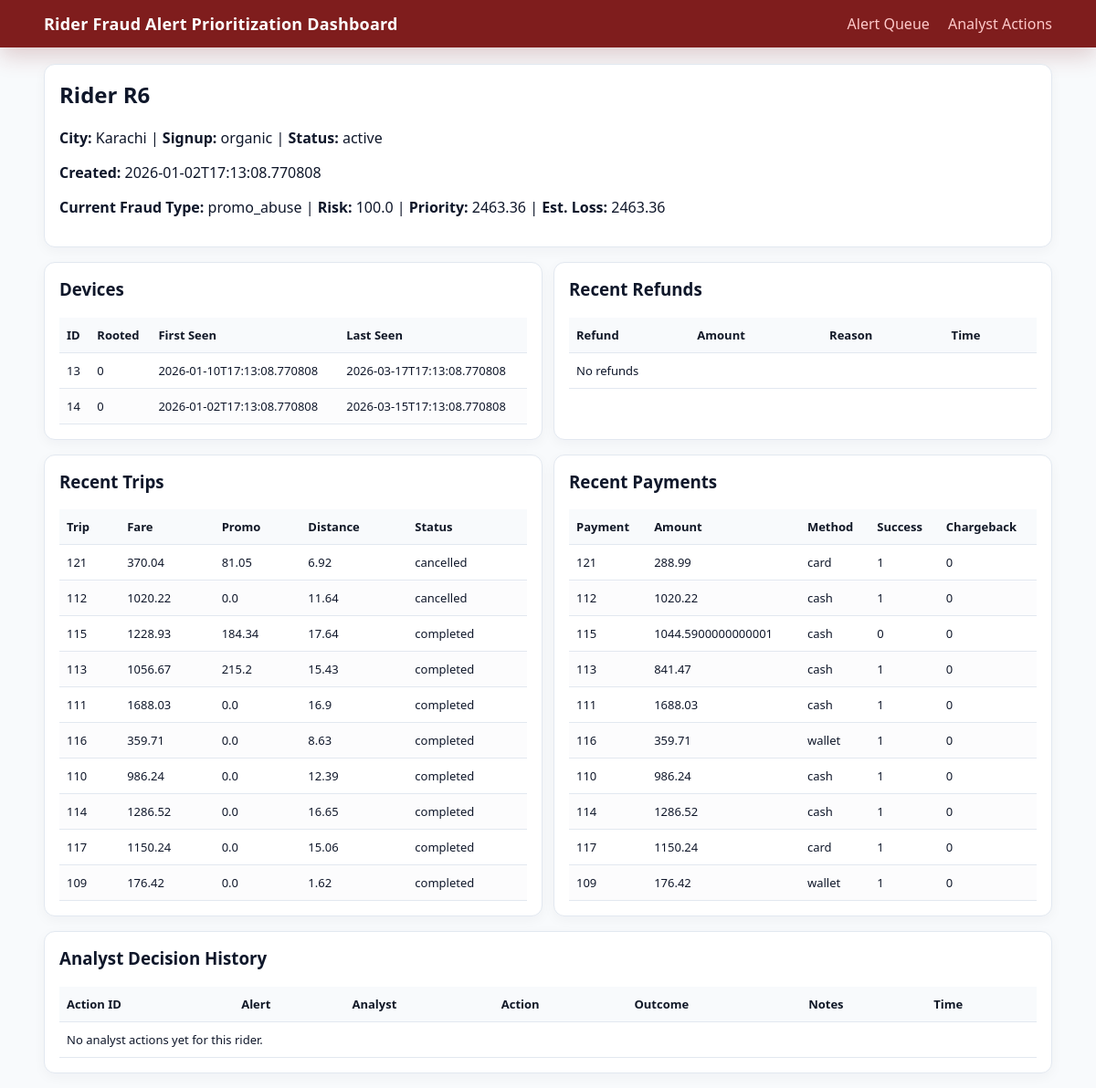
The app's page /rider/6 with its own data.
### tables this page shows
CREATE TABLE riders (
    rider_id INTEGER PRIMARY KEY,
    created_at TEXT NOT NULL,
    city TEXT NOT NULL,
    signup_channel TEXT NOT NULL,
    status TEXT NOT NULL
);

CREATE TABLE alerts (
    alert_id INTEGER PRIMARY KEY AUTOINCREMENT,
    rider_id INTEGER NOT NULL,
    fraud_type TEXT NOT NULL,
    risk_score REAL NOT NULL,
    estimated_loss REAL NOT NULL,
    priority_score REAL NOT NULL,
    created_ts TEXT NOT NULL,
    status TEXT NOT NULL,
    FOREIGN KEY (rider_id) REFERENCES riders(rider_id)
);

CREATE TABLE devices (
    device_id INTEGER PRIMARY KEY AUTOINCREMENT,
    rider_id INTEGER NOT NULL,
    first_seen_ts TEXT NOT NULL,
    last_seen_ts TEXT NOT NULL,
    rooted_flag INTEGER NOT NULL DEFAULT 0,
    FOREIGN KEY (rider_id) REFERENCES riders(rider_id)
);

CREATE TABLE trips (
    trip_id INTEGER PRIMARY KEY,
    rider_id INTEGER NOT NULL,
    driver_id INTEGER NOT NULL,
    fare REAL NOT NULL,
    promo_amount REAL NOT NULL DEFAULT 0,
    distance_km REAL NOT NULL,
    start_ts TEXT NOT NULL,
    end_ts TEXT NOT NULL,
    status TEXT NOT NULL,
    FOREIGN KEY (rider_id) REFERENCES riders(rider_id)
);

CREATE TABLE payments (
    payment_id INTEGER PRIMARY KEY,
    rider_id INTEGER NOT NULL,
    trip_id INTEGER NOT NULL,
    amount REAL NOT NULL,
    method TEXT NOT NULL,
    success INTEGER NOT NULL,
    chargeback_flag INTEGER NOT NULL DEFAULT 0,
    ts TEXT NOT NULL,
    FOREIGN KEY (rider_id) REFERENCES riders(rider_id),
    FOREIGN KEY (trip_id) REFERENCES trips(trip_id)
);

### app.py (the view)
@app.route("/rider/<int:rider_id>")
def rider_detail(rider_id):
    conn = get_connection()
    rider = conn.execute("SELECT * FROM riders WHERE rider_id = ?", (rider_id,)).fetchone()
    if rider is None:
        conn.close()
        return redirect(url_for("queue"))
    risk_snapshot = conn.execute(
        """
        SELECT fraud_type, risk_score, estimated_loss, priority_score, status, created_ts
        FROM alerts
        WHERE rider_id = ?
        ORDER BY created_ts DESC
        LIMIT 1
        """,
        (rider_id,),
    ).fetchone()
    trips = conn.execute(
        """
        SELECT trip_id, fare, promo_amount, distance_km, start_ts, status
        FROM trips
        WHERE rider_id = ?
        ORDER BY start_ts DESC
        LIMIT 10
        """,
        (rider_id,),
    ).fetchall()
    payments = conn.execute(
        """
        SELECT payment_id, amount, method, success, chargeback_flag, ts
        FROM payments
        WHERE rider_id = ?
        ORDER BY ts DESC
        LIMIT 10
        """,
        (rider_id,),
    ).fetchall()
    refunds = conn.execute(
        """
        SELECT refund_id, amount, reason, ts
        FROM refunds
        WHERE rider_id = ?
        ORDER BY ts DESC
        LIMIT 10
        """,
        (rider_id,),
    ).fetchall()
    devices = conn.execute(
        """
        SELECT device_id, rooted_flag, first_seen_ts, last_seen_ts
        FROM devices
        WHERE rider_id = ?
        ORDER BY last_seen_ts DESC
        """,
        (rider_id,),
    ).fetchall()
    actions = conn.execute(
        """
        SELECT aa.action_id, aa.alert_id, aa.analyst_id, aa.action, aa.outcome_label, aa.notes, aa.action_ts
        FROM analyst_actions aa
        LEFT JOIN alerts a ON a.alert_id = aa.alert_id
        WHERE a.rider_id = ?
        ORDER BY aa.action_ts DESC
        LIMIT 20
        """,
        (rider_id,),
    ).fetchall()
    conn.close()
    return render_template(
        "rider_detail.html",
        rider=rider,
        risk_snapshot=risk_snapshot,
        trips=trips,
        payments=payments,
        refunds=refunds,
        devices=devices,
        actions=actions,
    )

### app.py (called while the page is built)
def get_connection():
    conn = sqlite3.connect(DB_PATH)
    conn.row_factory = sqlite3.Row
    return conn

### templates/rider_detail.html
{% extends "base.html" %}
{% block content %}
<section class="card">
    <h2>Rider R{{ rider.rider_id }}</h2>
    <p><strong>City:</strong> {{ rider.city }} | <strong>Signup:</strong> {{ rider.signup_channel }} | <strong>Status:</strong> {{ rider.status }}</p>
    <p><strong>Created:</strong> {{ rider.created_at }}</p>
    {% if risk_snapshot %}
    <p>
        <strong>Current Fraud Type:</strong> {{ risk_snapshot.fraud_type }} |
        <strong>Risk:</strong> {{ risk_snapshot.risk_score }} |
        <strong>Priority:</strong> {{ risk_snapshot.priority_score }} |
        <strong>Est. Loss:</strong> {{ risk_snapshot.estimated_loss }}
    </p>
    {% else %}
    <p>No current alert snapshot for this rider.</p>
    {% endif %}
</section>
<section class="grid-2">
    <article class="card">
        <h3>Devices</h3>
        <table>
            <thead>
                <tr><th>ID</th><th>Rooted</th><th>First Seen</th><th>Last Seen</th></tr>
            </thead>
            <tbody>
                {% for d in devices %}
                <tr>
                    <td>{{ d.device_id }}</td>
                    <td>{{ d.rooted_flag }}</td>
                    <td>{{ d.first_seen_ts }}</td>
                    <td>{{ d.last_seen_ts }}</td>
                </tr>
                {% else %}
                <tr><td colspan="4">No devices</td></tr>
                {% endfor %}
            </tbody>
        </table>
    </article>
    <article class="card">
        <h3>Recent Refunds</h3>
        <table>
            <thead>
                <tr><th>Refund</th><th>Amount</th><th>Reason</th><th>Time</th></tr>
            </thead>
            <tbody>
                {% for r in refunds %}
                <tr>
                    <td>{{ r.refund_id }}</td>
                    <td>{{ r.amount }}</td>
                    <td>{{ r.reason }}</td>
                    <td>{{ r.ts }}</td>
                </tr>
                {% else %}
                <tr><td colspan="4">No refunds</td></tr>
                {% endfor %}
            </tbody>
        </table>
    </article>
</section>
<section class="grid-2">
    <article class="card">
        <h3>Recent Trips</h3>
        <table>
            <thead>
                <tr><th>Trip</th><th>Fare</th><th>Promo</th><th>Distance</th><th>Status</th></tr>
            </thead>
            <tbody>
                {% for t in trips %}
                <tr>
                    <td>{{ t.trip_id }}</td>
                    <td>{{ t.fare }}</td>
                    <td>{{ t.promo_amount }}</td>
                    <td>{{ t.distance_km }}</td>
                    <td>{{ t.status }}</td>
                </tr>
                {% else %}
                <tr><td colspan="5">No trips</td></tr>
                {% endfor %}
            </tbody>
        </table>
    </article>
    <article class="card">
        <h3>Recent Payments</h3>
        <table>
            <thead>
                <tr><th>Payment</th><th>Amount</th><th>Method</th><th>Success</th><th>Chargeback</th></tr>
            </thead>
            <tbody>
                {% for p in payments %}
                <tr>
                    <td>{{ p.payment_id }}</td>
                    <td>{{ p.amount }}</td>
                    <td>{{ p.method }}</td>
                    <td>{{ p.success }}</td>
                    <td>{{ p.chargeback_flag }}</td>
                </tr>
                {% else %}
                <tr><td colspan="5">No payments</td></tr>
                {% endfor %}
            </tbody>
        </table>
    </article>
</section>
<section class="card">
    <h3>Analyst Decision History</h3>
    <table>
        <thead>
            <tr><th>Action ID</th><th>Alert</th><th>Analyst</th><th>Action</th><th>Outcome</th><th>Notes</th><th>Time</th></tr>
        </thead>
        <tbody>
            {% for a in actions %}
            <tr>
                <td>{{ a.action_id }}</td>
                <td>{{ a.alert_id }}</td>
                <td>{{ a.analyst_id }}</td>
                <td>{{ a.action }}</td>
                <td>{{ a.outcome_label }}</td>
                <td>{{ a.notes }}</td>
                <td>{{ a.action_ts }}</td>
            </tr>
            {% else %}
            <tr><td colspan="7">No analyst actions yet for this rider.</td></tr>
            {% endfor %}
        </tbody>
    </table>
</section>
{% endblock %}

### static/styles.css (style rules this page uses)
* { box-sizing: border-box; }
body { margin: 0; font-family: "Segoe UI", Arial, sans-serif; background: #f8fafc; color: #0f172a; }
.card { background: white; border: 1px solid #e2e8f0; border-radius: 12px; padding: 16px; margin-bottom: 16px; box-shadow: 0 4px 14px rgba(15, 23, 42, 0.04); }
.card h2, .card h3 { margin-top: 0; }
table { width: 100%; border-collapse: collapse; font-size: 13px; }
th, td { border-bottom: 1px solid #e2e8f0; padding: 10px 8px; text-align: left; vertical-align: top; }
th { background: #f8fafc; color: #111827; position: sticky; top: 0; z-index: 1; }
tbody tr:nth-child(even) { background: #fcfcfd; }
.grid-2 { display: grid; gap: 12px; grid-template-columns: 1fr 1fr; }

### records on screen
riders: rider_id "6", city "Karachi", signup_channel "organic", status "active", created_at "2026-01-02T17:13:08.770808"
alerts: fraud_type "promo_abuse", risk_score "100.0", priority_score "2463.36", estimated_loss "2463.36"
devices: device_id "13", rooted_flag "0", first_seen_ts "2026-01-10T17:13:08.770808", last_seen_ts "2026-03-17T17:13:08.770808"
devices: device_id "14", rooted_flag "0", first_seen_ts "2026-01-02T17:13:08.770808", last_seen_ts "2026-03-15T17:13:08.770808"
trips: trip_id "121", fare "370.04", promo_amount "81.05", distance_km "6.92", status "cancelled"
trips: trip_id "112", fare "1020.22", promo_amount "0.0", distance_km "11.64", status "cancelled"
trips: trip_id "115", fare "1228.93", promo_amount "184.34", distance_km "17.64", status "completed"
trips: trip_id "113", fare "1056.67", promo_amount "215.2", distance_km "15.43", status "completed"
trips: trip_id "111", fare "1688.03", promo_amount "0.0", distance_km "16.9", status "completed"
trips: trip_id "116", fare "359.71", promo_amount "0.0", distance_km "8.63", status "completed"
trips: trip_id "110", fare "986.24", promo_amount "0.0", distance_km "12.39", status "completed"
trips: trip_id "114", fare "1286.52", promo_amount "0.0", distance_km "16.65", status "completed"
trips: trip_id "117", fare "1150.24", promo_amount "0.0", distance_km "15.06", status "completed"
trips: trip_id "109", fare "176.42", promo_amount "0.0", distance_km "1.62", status "completed"
payments: payment_id "121", amount "288.99", method "card", success "1", chargeback_flag "0"
payments: payment_id "112", amount "1020.22", method "cash", success "1", chargeback_flag "0"
payments: payment_id "115", amount "1044.5900000000001", method "cash", success "0", chargeback_flag "0"
payments: payment_id "113", amount "841.47", method "cash", success "1", chargeback_flag "0"
payments: payment_id "111", amount "1688.03", method "cash", success "1", chargeback_flag "0"
payments: payment_id "116", amount "359.71", method "wallet", success "1", chargeback_flag "0"
payments: payment_id "110", amount "986.24", method "cash", success "1", chargeback_flag "0"
payments: payment_id "114", amount "1286.52", method "cash", success "1", chargeback_flag "0"
payments: payment_id "117", amount "1150.24", method "card", success "1", chargeback_flag "0"
payments: payment_id "109", amount "176.42", method "wallet", success "1", chargeback_flag "0"
